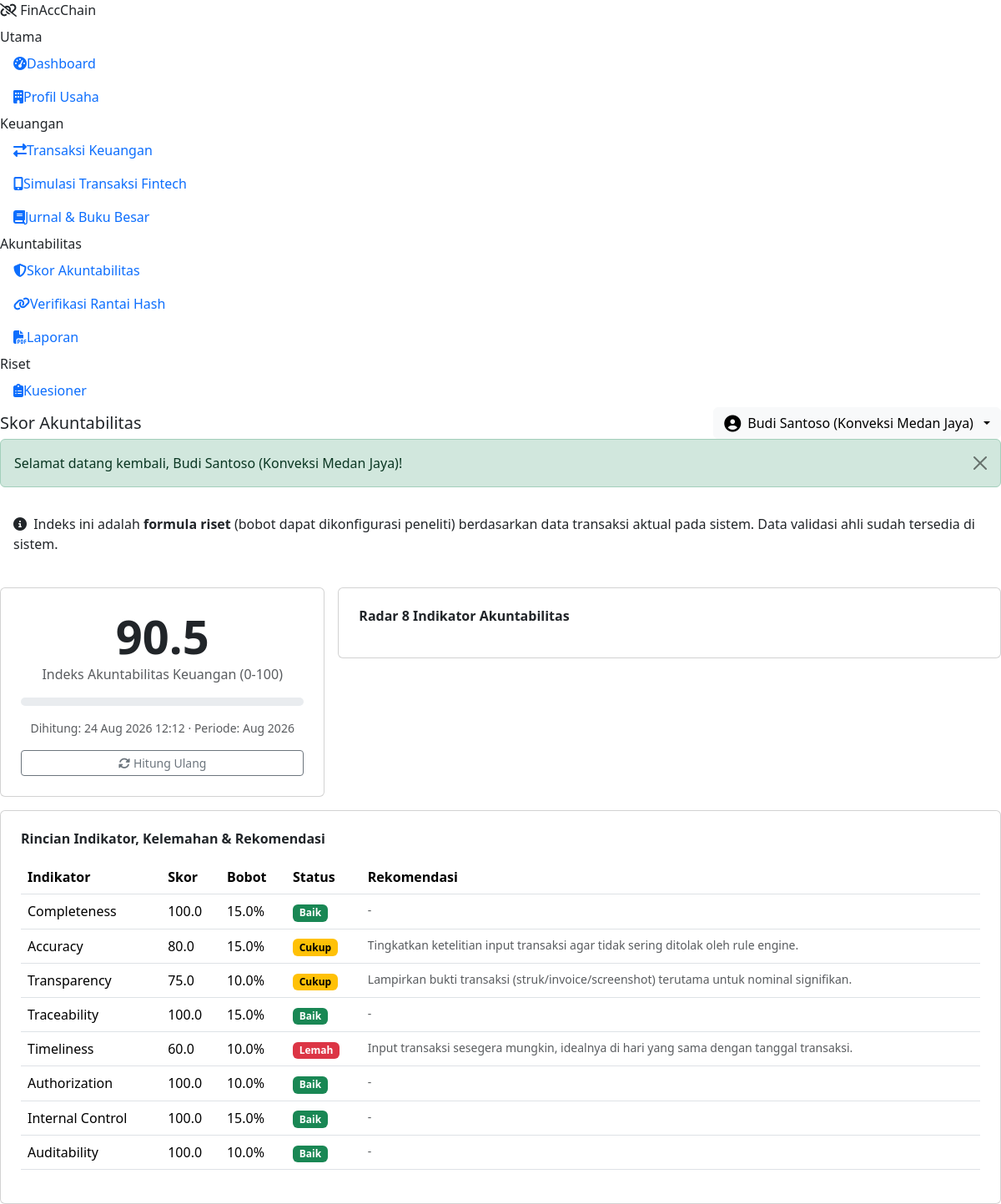
The page /msme/accountability.php (signed in) on the database its author committed.
### tables this page shows
CREATE TABLE accountability_assessments (
    id INT UNSIGNED AUTO_INCREMENT PRIMARY KEY,
    msme_id INT UNSIGNED NOT NULL,
    assessment_date DATE NOT NULL,
    period_label VARCHAR(30) NULL,
    overall_score DECIMAL(5,2) NOT NULL,
    computed_by INT UNSIGNED NULL,
    notes TEXT NULL,
    created_at DATETIME NOT NULL DEFAULT CURRENT_TIMESTAMP,
    CONSTRAINT fk_assess_msme FOREIGN KEY (msme_id) REFERENCES msmes(id) ON DELETE CASCADE,
    CONSTRAINT fk_assess_user FOREIGN KEY (computed_by) REFERENCES users(id),
    INDEX idx_assess_msme (msme_id)
);

CREATE TABLE accountability_details (
    id INT UNSIGNED AUTO_INCREMENT PRIMARY KEY,
    assessment_id INT UNSIGNED NOT NULL,
    indicator_code ENUM('completeness','accuracy','transparency','traceability','timeliness','authorization','internal_control','auditability') NOT NULL,
    score DECIMAL(5,2) NOT NULL,
    weight DECIMAL(5,2) NOT NULL,
    notes VARCHAR(255) NULL,
    CONSTRAINT fk_detail_assess FOREIGN KEY (assessment_id) REFERENCES accountability_assessments(id) ON DELETE CASCADE,
    INDEX idx_detail_assess (assessment_id)
);

### core/Accountability.php (called while the page is built, shortened)
<?php
class Accountability
{
    public static function recommendation(string $code): string
    {
        $map = [
            'completeness' => 'Lengkapi seluruh field wajib (tanggal, jenis, nominal, channel pembayaran) sebelum submit transaksi.',
            'accuracy' => 'Tingkatkan ketelitian input transaksi agar tidak sering ditolak oleh rule engine.',
            'transparency' => 'Lampirkan bukti transaksi (struk/invoice/screenshot) terutama untuk nominal signifikan.',
            'traceability' => 'Pastikan tidak ada intervensi manual pada basis data yang dapat memutus rantai hash audit trail.',
            'timeliness' => 'Input transaksi sesegera mungkin, idealnya di hari yang sama dengan tanggal transaksi.',
            'authorization' => 'Pastikan hanya pengguna berwenang (pemilik UMKM/admin) yang menginput transaksi.',
            'internal_control' => 'Percepat tindak lanjut validator/auditor atas transaksi yang memerlukan persetujuan.',
            'auditability' => 'Pastikan setiap transaksi yang tercatat memiliki jurnal dan jejak audit yang lengkap.',
        ];
        return $map[$code] ?? 'Tinjau kembali proses terkait indikator ini.';
    }
    public static function latest(int $msmeId): ?array
    {
        $db = Database::connection();
        $stmt = $db->prepare('SELECT * FROM accountability_assessments WHERE msme_id = ? ORDER BY id DESC LIMIT 1');
        $stmt->execute([$msmeId]);
        $assessment = $stmt->fetch();
        $d = $db->prepare('SELECT * FROM accountability_details WHERE assessment_id = ?');
        $d->execute([$assessment['id']]);
        $assessment['details'] = $d->fetchAll();
        return $assessment;
    }
    public static function hasExpertValidation(): bool
    {
        $db = Database::connection();
        return (int) $db->query('SELECT COUNT(*) FROM expert_validations')->fetchColumn() > 0;
    }
}

### core/helpers.php (called while the page is built, shortened)
<?php
function e(?string $value): string
{
    return htmlspecialchars((string) $value, ENT_QUOTES, 'UTF-8');
}
function format_date(?string $date, string $fmt = 'd M Y'): string
{
    $ts = strtotime($date);
    return $ts ? date($fmt, $ts) : '-';
}
function format_datetime(?string $date): string
{
    return format_date($date, 'd M Y H:i');
}

### msme/accountability.php (the view, shortened to what this page needs)
<?php
$u = current_user();
$msmeId = (int) $u['msme_id'];
$assessment = Accountability::latest($msmeId);
$hasExpert = Accountability::hasExpertValidation();
require __DIR__ . '/../includes/app_header.php';
?>
<div class="fac-disclaimer p-3 mb-4">
  <i class="fa-solid fa-circle-info me-1"></i>
  Indeks ini adalah <strong>formula riset</strong> (bobot dapat dikonfigurasi peneliti) berdasarkan data transaksi aktual pada sistem.
  <?= $hasExpert ? 'Data validasi ahli sudah tersedia di sistem.' : 'Indeks ini <strong>belum divalidasi secara ilmiah oleh ahli</strong> karena data validasi ahli belum dimasukkan.' ?>
</div>
<?php if (!$assessment): ?>
  <div class="card fac-card p-4 text-center">
    <?php render_empty_state('fa-shield-halved', 'Belum ada penilaian akuntabilitas. Hitung skor setelah Anda memiliki transaksi tercatat.'); ?>
    <form method="post" class="mt-2"><?= csrf_field() ?><button class="btn text-white" style="background:var(--fac-primary)">Hitung Skor Sekarang</button></form>
  </div>
<?php else: ?>
<div class="row g-3">
  <div class="col-lg-4">
    <div class="card fac-card p-4 text-center">
      <div class="display-4 fw-bold" style="color:var(--fac-primary)"><?= number_format($assessment['overall_score'], 1) ?></div>
      <div class="text-muted mb-3">Indeks Akuntabilitas Keuangan (0-100)</div>
      <div class="progress mb-3" style="height:10px"><div class="progress-bar" style="width:<?= $assessment['overall_score'] ?>%; background:var(--fac-primary)"></div></div>
      <div class="small text-muted">Dihitung: <?= format_datetime($assessment['created_at']) ?> · Periode: <?= e($assessment['period_label']) ?></div>
      <form method="post" class="mt-3"><?= csrf_field() ?><button class="btn btn-outline-secondary btn-sm w-100"><i class="fa-solid fa-rotate me-1"></i>Hitung Ulang</button></form>
    </div>
  </div>
  <div class="col-lg-8">
    <div class="card fac-card p-4">
      <h6 class="fw-bold mb-3">Radar 8 Indikator Akuntabilitas</h6>
    </div>
  </div>
</div>
<div class="card fac-card p-4 mt-3">
  <h6 class="fw-bold mb-3">Rincian Indikator, Kelemahan &amp; Rekomendasi</h6>
  <div class="table-responsive">
  <table class="table table-fac">
    <thead><tr><th>Indikator</th><th>Skor</th><th>Bobot</th><th>Status</th><th>Rekomendasi</th></tr></thead>
    <tbody>
    <?php foreach ($assessment['details'] as $d): ?>
      <tr>
        <td><?= e(Accountability::INDICATORS[$d['indicator_code']] ?? $d['indicator_code']) ?></td>
        <td><?= number_format($d['score'], 1) ?></td>
        <td><?= number_format($d['weight'], 1) ?>%</td>
        <td><?= $d['score'] >= 85 ? '<span class="badge text-bg-success">Baik</span>' : ($d['score'] >= 70 ? '<span class="badge text-bg-warning">Cukup</span>' : '<span class="badge text-bg-danger">Lemah</span>') ?></td>
        <td class="small text-muted"><?= $d['score'] < 85 ? e(Accountability::recommendation($d['indicator_code'])) : '-' ?></td>
      </tr>
    <?php endforeach; ?>
    </tbody>
  </table>
  </div>
</div>
<?php
endif;
require __DIR__ . '/../includes/app_footer.php';

### rows shown on the page
accountability_assessments: id+overall_score "90.5", format_datetime($assessment['created_at']) "24 Aug 2026 12:12", period_label "Aug 2026"
accountability_details: indicator_code "Completeness", score "100.0", weight "15.0", shows "Baik"
accountability_details: indicator_code "Accuracy", score "80.0", weight "15.0", shows "Cukup", indicator_code "Tingkatkan ketelitian input transaksi agar tidak sering ditolak oleh rule engine."
accountability_details: indicator_code "Transparency", score "75.0", weight "10.0", shows "Cukup", indicator_code "Lampirkan bukti transaksi (struk/invoice/screenshot) terutama untuk nominal signifikan."
accountability_details: indicator_code "Traceability", score "100.0", weight "15.0", shows "Baik"
accountability_details: indicator_code "Timeliness", score "60.0", weight "10.0", shows "Lemah", indicator_code "Input transaksi sesegera mungkin, idealnya di hari yang sama dengan tanggal transaksi."
accountability_details: indicator_code "Authorization", score "100.0", weight "10.0", shows "Baik"
accountability_details: indicator_code "Internal Control", score "100.0", weight "15.0", shows "Baik"
accountability_details: indicator_code "Auditability", score "100.0", weight "10.0", shows "Baik"

### other values the page prints
APP_NAME "FinAccChain"
$label "Dashboard Profil Usaha Transaksi Keuangan Simulasi Transaksi Fintech Jurnal & Buku Besar Skor Akuntabilitas Verifikasi Rantai Hash Laporan Kuesioner"
$pageTitle "Skor Akuntabilitas"
$u['name'] "Budi Santoso (Konveksi Medan Jaya)"
$f['message'] "Selamat datang kembali, Budi Santoso (Konveksi Medan Jaya)!"
